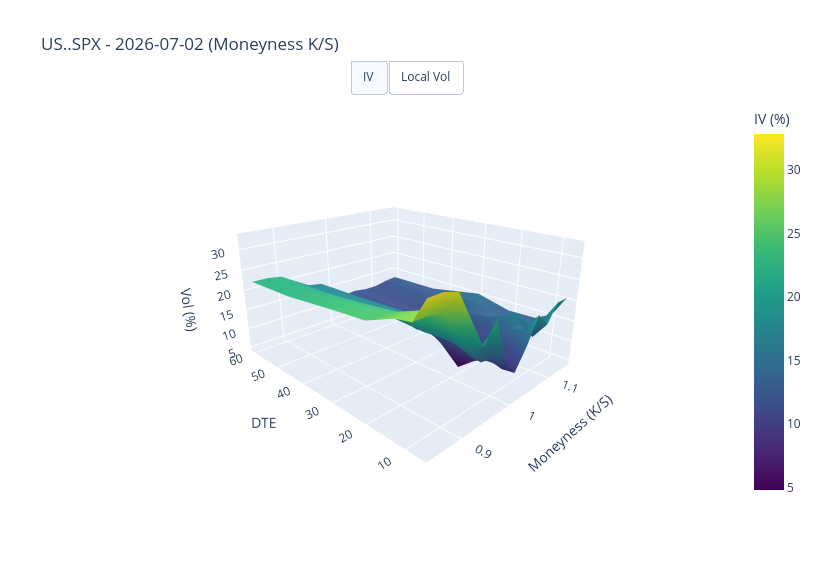

Here is the notebook cell this chart was saved with:
### Code cell
# 3. Bloomberg-style 3D vol surface with IV/local vol toggle (using Moneyness K/S)

# Encapsulating the Plotly 3D visual rendering
fig = study.plot_bloomberg_3d_surface()
fig.show()

### Figure 1 — Plotly figure (JSON) as saved in the notebook; plotly's stock layout.template omitted (floating-point values rounded to 4 significant figures)
{"data": [{"colorbar": {"title": {"text": "IV (%)"}, "x": 1.02}, "colorscale": [[0, "#440154"], [0.1111, "#482878"], [0.2222, "#3e4989"], [0.3333, "#31688e"], [0.4444, "#26828e"], [0.5556, "#1f9e89"], [0.6667, "#35b779"], [0.7778, "#6ece58"], [0.8889, "#b5de2b"], [1, "#fde725"]], "name": "Implied Vol", "type": "surface", "visible": true, "x": [0.85, 0.875, 0.9, 0.925, 0.95, 0.975, 1.0, 1.025, 1.05, 1.075, 1.1, 1.125, 1.15], "y": [7, 10, 14, 21, 30, 45, 60], "z": [[32.85, 32.85, 31.85, 25.5, 19.2, 23.52, 13.49, 9.129, 13.79, 19.77, 16.4, 20.53, 20.53], [27.87, 27.87, 27.27, 21.86, 17.19, 13.32, 12.62, 8.786, 10.84, 15.66, 12.42, 15.57, 15.57], [27.24, 27.24, 26.56, 21.72, 17.74, 14.36, 10.58, 10.17, 10.4, 14.05, 17.01, 13.54, 13.54], [24.65, 24.65, 24.16, 20.39, 17.37, 17.66, 13.93, 4.813, 9.961, 11.32, 13.9, 13.32, 13.32], [23.98, 23.98, 23.21, 20.43, 17.81, 18.13, 12.51, 12.3, 11.0, 11.16, 12.56, 14.57, 15.36], [22.6, 22.6, 21.96, 19.8, 17.72, 17.46, 14.99, 10.78, 11.71, 11.32, 11.95, 12.85, 12.85], [22.17, 22.17, 21.72, 19.62, 17.58, 17.02, 14.92, 11.88, 12.17, 11.65, 11.7, 12.34, 12.69]]}, {"colorbar": {"title": {"text": "Local Vol (%)"}, "x": 1.02}, "colorscale": [[0, "#000004"], [0.1111, "#180f3d"], [0.2222, "#440f76"], [0.3333, "#721f81"], [0.4444, "#9e2f7f"], [0.5556, "#cd4071"], [0.6667, "#f1605d"], [0.7778, "#fd9668"], [0.8889, "#feca8d"], [1, "#fcfdbf"]], "name": "Local Vol", "type": "surface", "visible": false, "x": [0.85, 0.875, 0.9, 0.925, 0.95, 0.975, 1.0, 1.025, 1.05, 1.075, 1.1, 1.125, 1.15], "y": [7, 10, 14, 21, 30, 45, 60], "z": [[80.16, 117.6, 0.0, 23.58, 21.23, 0.0, 13.09, 6.966, 0.0, 0.0, 0.0, 0.0, 8.705], [76.1, 117.5, 0.0, 57.17, 23.85, 0.0, 10.83, 10.17, 3.019, 0.0, 37.51, 0.0, 12.73], [62.05, 106.2, 0.0, 51.23, 31.01, 22.8, 12.46, 8.005, 7.318, 8.83, 0.0, 6.609, 1.901], [54.66, 83.55, 132.9, 30.02, 24.77, 40.87, 19.21, 9.328, 9.041, 0.0, 14.59, 26.25, 13.6], [57.78, 77.18, 87.37, 29.32, 31.01, 28.89, 14.24, 17.69, 12.25, 9.448, 11.72, 35.58, 0.0], [56.12, 71.89, 78.32, 29.51, 24.41, 37.33, 21.25, 10.58, 12.05, 13.0, 11.19, 15.8, 20.82], [52.19, 86.23, 0.0, 32.35, 24.47, 32.94, 18.94, 14.02, 12.8, 12.62, 10.02, 12.37, 16.59]]}], "layout": {"height": 580, "scene": {"aspectmode": "manual", "aspectratio": {"x": 1, "y": 1.2, "z": 0.6}, "camera": {"eye": {"x": -1.5, "y": -1.5, "z": 0.8}}, "xaxis": {"title": {"text": "Moneyness (K/S)"}}, "yaxis": {"title": {"text": "DTE"}}, "zaxis": {"title": {"text": "Vol (%)"}}}, "title": {"text": "US..SPX - 2026-07-02 (Moneyness K/S)"}, "updatemenus": [{"buttons": [{"args": [{"visible": [true, false]}, {"scene.zaxis.title": "IV (%)"}], "label": "IV", "method": "update"}, {"args": [{"visible": [false, true]}, {"scene.zaxis.title": "Local Vol (%)"}], "label": "Local Vol", "method": "update"}], "direction": "right", "type": "buttons", "x": 0.5, "xanchor": "center", "y": 1.1}], "width": 820}}
